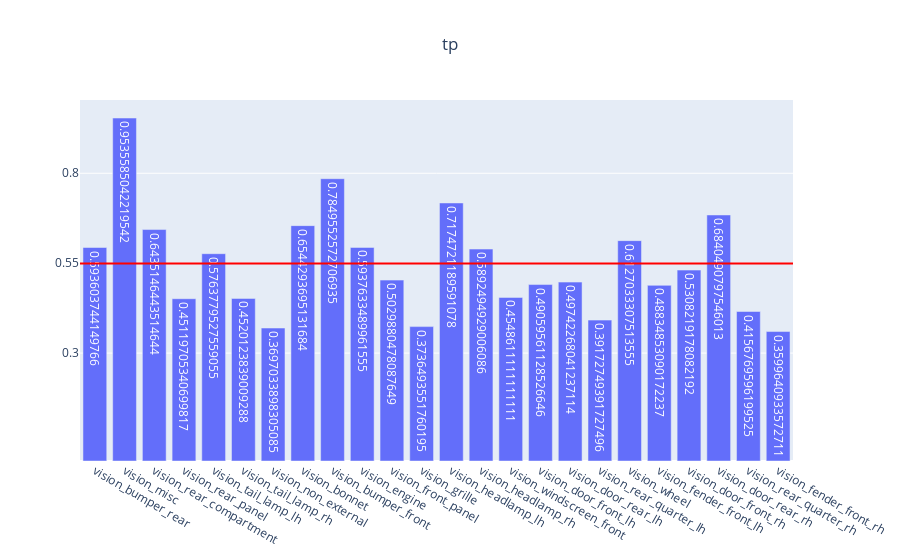

This figure's notebook cell:
### Code cell
genVisMulitlabel(partEvalMetrics, "tp")

### Figure 1 — Plotly figure (JSON) as saved in the notebook; plotly's stock layout.template omitted (floating-point values rounded to 4 significant figures)
{"data": [{"text": [0.5936, 0.9536, 0.6435, 0.4512, 0.5764, 0.452, 0.3697, 0.6544, 0.785, 0.5938, 0.503, 0.3736, 0.7175, 0.5892, 0.4549, 0.4906, 0.4974, 0.3917, 0.6127, 0.4883, 0.5308, 0.684, 0.4157, 0.36], "type": "bar", "x": ["vision_bumper_rear", "vision_misc", "vision_rear_compartment", "vision_rear_panel", "vision_tail_lamp_lh", "vision_tail_lamp_rh", "vision_non_external", "vision_bonnet", "vision_bumper_front", "vision_engine", "vision_front_panel", "vision_grille", "vision_headlamp_lh", "vision_headlamp_rh", "vision_windscreen_front", "vision_door_front_lh", "vision_door_rear_lh", "vision_rear_quarter_lh", "vision_wheel", "vision_fender_front_lh", "vision_door_front_rh", "vision_door_rear_rh", "vision_rear_quarter_rh", "vision_fender_front_rh"], "y": [0.5936, 0.9536, 0.6435, 0.4512, 0.5764, 0.452, 0.3697, 0.6544, 0.785, 0.5938, 0.503, 0.3736, 0.7175, 0.5892, 0.4549, 0.4906, 0.4974, 0.3917, 0.6127, 0.4883, 0.5308, 0.684, 0.4157, 0.36]}], "layout": {"shapes": [{"line": {"color": "red", "width": 2}, "type": "line", "x0": 0, "x1": 1, "xref": "x domain", "y0": 0.5493, "y1": 0.5493, "yref": "y"}], "title": {"text": "tp", "x": 0.5}, "yaxis": {"tickmode": "array", "tickvals": ["0.55", 0.3, 0.8]}}}
